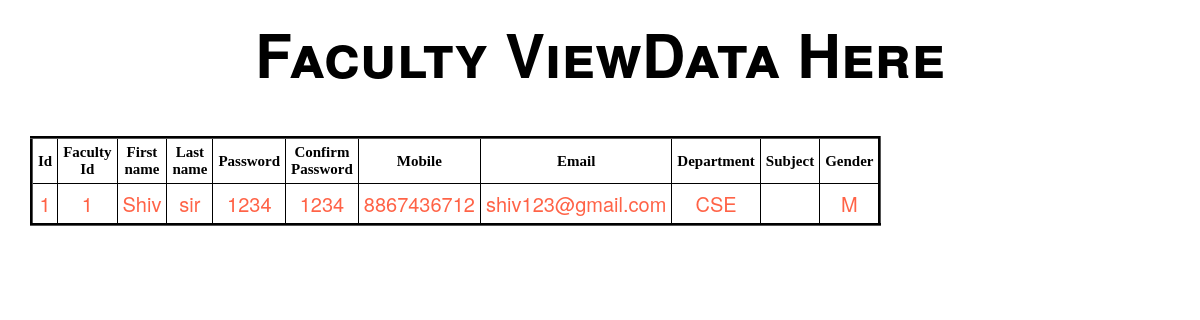
The page /FacultyView/ (signed in) on the database as committed earlier.
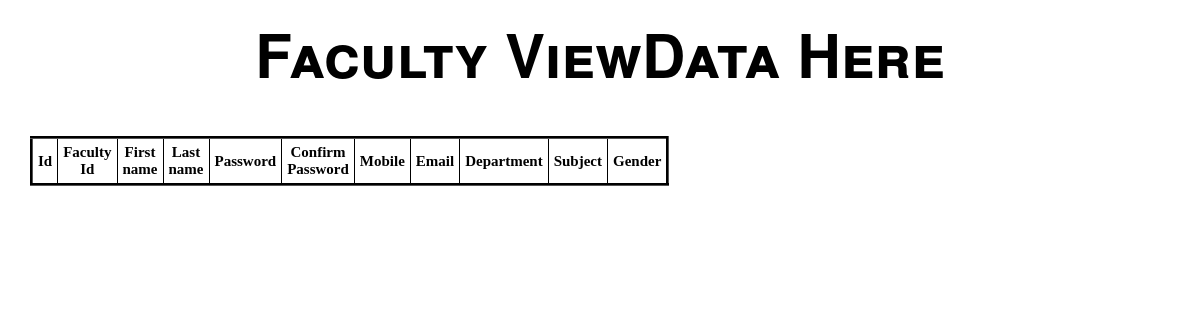
The same page on the database as committed later.
### feedbackprojectapp/models.py (models this page shows, shortened)
class FacultyDatabase(models.Model):
    facultyid=models.IntegerField(null=True)
    firstname = models.CharField(max_length=30)
    lastname = models.CharField(max_length=30)
    password = models.CharField(max_length=30,null=True)
    confirmpassword = models.CharField(max_length=30,null=True)
    mobile = models.BigIntegerField(unique=True)
    email = models.EmailField(unique=True)
    department = models.ForeignKey(DepartmentDatabase, on_delete=models.CASCADE, null=True)
    subject = models.ManyToManyField(SubjectDatabase,  null=True)
    GENDER_CHOICES = (
        ('M', 'Male'),
        ('F', 'Female'),
        ('O', 'Other')
    )
    gender = models.CharField(max_length=1, choices=GENDER_CHOICES, null=True)
    class Meta:
        db_table = 'faculty'
        ordering = ['facultyid']

class DepartmentDatabase(models.Model):
    department_name = models.CharField(max_length=30)
    department_head = models.CharField(max_length=30)
    class Meta:
        db_table ='department'
    def __str__(self):
        return self.department_name

### feedbackprojectapp/views.py (the view)
# urls.py: path('FacultyView/',FacultyView.as_view(),name='FacultyView'),
class FacultyView(TemplateView):
    template_name = 'facultyview.html'
    def get(self, request, *args, **kwargs):
        if not 'login' in self.request.session:
            return HttpResponseRedirect(reverse('FacultyLogin'))
        else:
            return self.render_to_response(self.get_context_data(**kwargs))
    def get_context_data(self, **kwargs):
        data = self.request.session['data']
        context = super().get_context_data(**kwargs)
        context["FacultytviewForm"] = FacultyDatabase.objects.filter(pk=data)
        return context

### templates/facultyview.html (shortened to what this page needs)
{% load static %}
<html>
    <head>
        <link rel="stylesheet" href="https://maxcdn.bootstrapcdn.com/bootstrap/3.3.7/css/bootstrap.min.css">
        <link rel="stylesheet" href="https://maxcdn.bootstrapcdn.com/bootstrap/3.3.7/css/bootstrap-theme.min.css">
    </head>
<body>
<div class="container-fluid">
  <h1>Faculty ViewData Here</h1>
</div>
<br><br>
<div class="container">
    <div class="row">
        <div class="col-md-offset col-md-4">
            <form method="POST">
                 <table border="3px solid black">
                     <thead>
                       <tr>
                           <th>Id</th>
                           <th>Faculty Id</th>
                           <th >First name</th>
                           <th>Last name</th>
                           <th>Password</th>
                           <th>Confirm Password</th>
                           <th>Mobile</th>
                           <th>Email</th>
                           <th>Department</th>
                           <th>Subject</th>
                           <th>Gender</th>
                       </tr>
                     </thead>
                     <tbody>
                       {% for i in FacultytviewForm %}
                           <tr>
                               <td>{{ i.id }}</td>
                               <td>{{i.facultyid}}</td>
                               <td>{{ i.firstname }}</td>
                               <td>{{ i.lastname }}</td>
                               <td>{{ i.password }}</td>
                               <td>{{ i.confirmpassword }}</td>
                               <td>{{i.mobile}}</td>
                               <td>{{ i.email }}</td>
                               <td>{{i.department}}</td>
                               <td>
                               </td>
                               <td>{{ i.gender }}</td>
                           </tr>
                       {% endfor %}
                     </tbody>
                 </table>
            <br>
                <br>
            </form>
        </div>
    </div>
</div>
</body>
</html>

### templates/facultyview.html (style rules this page uses)
* { padding: 0px; margin: 0px; }
body { background:url("https://images.unsplash.com/photo-1532094349884-543bc11b234d?ixlib=rb-1.2.1&auto=format&fit=crop&w=500&q=60"); background-repeat:no-repeat; background-size:cover; color:white; }
h1 { text-align:center; color:black; font-size:60px; font-weight: bold; font-variant: small-caps; text-shadow: 5px 5px white ; }
table { color: white; border-style: outset; border-color: black; background-color: white; }
th { font-family:Algerian; text-align: center; color: black; font-size: 15px; padding:5px; }

Rows that differ between the two databases and show on the page:
removed FacultyDatabase: id "1", facultyid "1", firstname "Shiv", lastname "sir", password "1234", confirmpassword "1234", mobile "8867436712", email "shiv123@gmail.com", department "CSE", gender "M"
